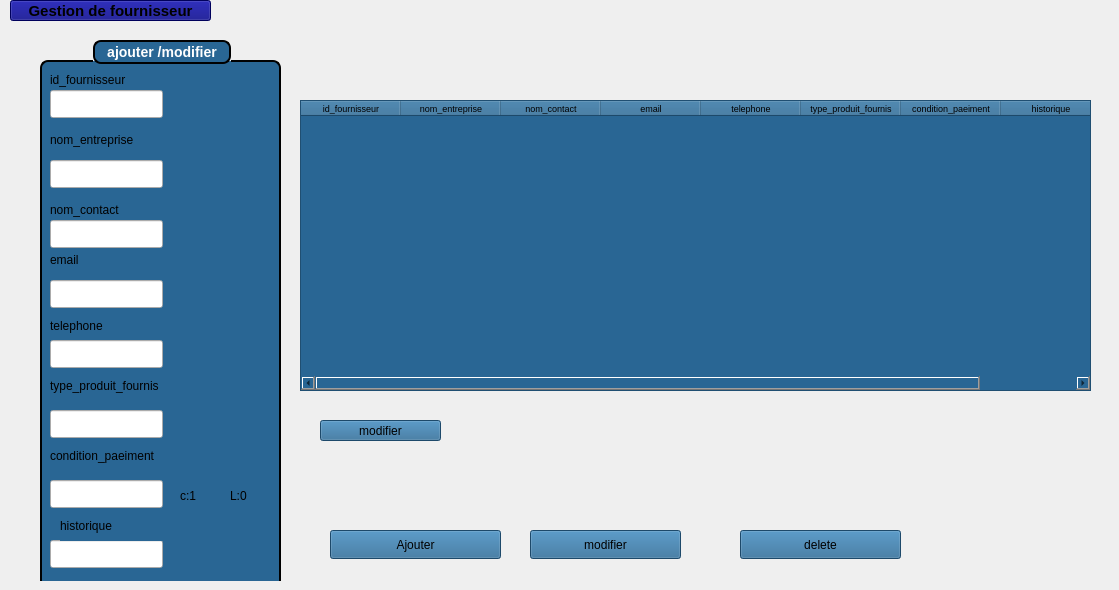
    <widget class="QWidget" name="page_2">
     <widget class="QStackedWidget" name="stackedWidget_2">
      <property name="geometry">
       <rect>
        <x>30</x>
        <y>40</y>
        <width>1071</width>
        <height>541</height>
       </rect>
      </property>
      <property name="styleSheet">
       <string notr="true">border-color: rgb(184, 226, 242);</string>
      </property>
      <property name="currentIndex">
       <number>0</number>
      </property>
      <widget class="QWidget" name="page_6">
       <widget class="QPushButton" name="pushButton_ajouter">
        <property name="geometry">
         <rect>
          <x>300</x>
          <y>490</y>
          <width>171</width>
          <height>29</height>
         </rect>
        </property>
        <property name="styleSheet">
         <string notr="true"> background-color: rgb(41, 102, 148);</string>
        </property>
        <property name="text">
         <string>Ajouter</string>
        </property>
       </widget>
       <widget class="QPushButton" name="pushButton_modifier">
        <property name="geometry">
         <rect>
          <x>500</x>
          <y>490</y>
          <width>151</width>
          <height>29</height>
         </rect>
        </property>
        <property name="styleSheet">
         <string notr="true"> background-color: rgb(41, 102, 148);</string>
        </property>
        <property name="text">
         <string>modifier</string>
        </property>
       </widget>
       <widget class="QPushButton" name="pushButton_delete">
        <property name="geometry">
         <rect>
          <x>710</x>
          <y>490</y>
          <width>161</width>
          <height>29</height>
         </rect>
        </property>
        <property name="styleSheet">
         <string notr="true"> background-color: rgb(41, 102, 148);</string>
        </property>
        <property name="text">
         <string>delete</string>
        </property>
       </widget>
       <widget class="QTableWidget" name="tableWidget_2">
        <property name="geometry">
         <rect>
          <x>270</x>
          <y>60</y>
          <width>791</width>
          <height>291</height>
         </rect>
        </property>
        <property name="styleSheet">
         <string notr="true"> background-color: rgb(41, 102, 148);
color: rgb(0, 0, 0);</string>
        </property>
        <column>
         <property name="text">
          <string>id_fournisseur</string>
         </property>
         <property name="font">
          <font>
           <pointsize>7</pointsize>
          </font>
         </property>
        </column>
        <column>
         <property name="text">
          <string>nom_entreprise</string>
         </property>
         <property name="font">
          <font>
           <pointsize>7</pointsize>
          </font>
         </property>
        </column>
        <column>
         <property name="text">
          <string>nom_contact</string>
         </property>
         <property name="font">
          <font>
           <pointsize>7</pointsize>
          </font>
         </property>
        </column>
        <column>
         <property name="text">
          <string>email</string>
         </property>
         <property name="font">
          <font>
           <pointsize>7</pointsize>
          </font>
         </property>
        </column>
        <column>
         <property name="text">
          <string>telephone</string>
         </property>
         <property name="font">
          <font>
           <pointsize>7</pointsize>
          </font>
         </property>
        </column>
        <column>
         <property name="text">
          <string>type_produit_fournis</string>
         </property>
         <property name="font">
          <font>
           <pointsize>7</pointsize>
          </font>
         </property>
        </column>
        <column>
         <property name="text">
          <string>condition_paeiment</string>
         </property>
         <property name="font">
          <font>
           <pointsize>7</pointsize>
          </font>
         </property>
        </column>
        <column>
         <property name="text">
          <string>historique</string>
         </property>
         <property name="font">
          <font>
           <pointsize>7</pointsize>
          </font>
         </property>
        </column>
       </widget>
       <widget class="QGroupBox" name="groupBox_5">
        <property name="geometry">
         <rect>
          <x>10</x>
          <y>0</y>
          <width>241</width>
          <height>551</height>
         </rect>
        </property>
        <property name="styleSheet">
         <string notr="true">QGroupBox {
    background-color: rgb(41, 102, 148);   /* blue background */
    border: 2px solid black;               /* black border, 2px wide */
    border-radius: 8px;                    /* rounded corners */
    margin-top: 20px;                      /* space for the title */
    color: white;                          /* title text color */
    font-weight: bold;
    font-size: 14px;
}

QGroupBox::title {
 border: 2px solid black;               /* black border, 2px wide */
    border-radius: 8px;     
background-color: rgb(41, 102, 148);
    subcontrol-origin: margin;
    subcontrol-position: top center;       /* title centered */
    padding: 2px 10px;
}
</string>
        </property>
        <property name="title">
         <string>ajouter /modifier</string>
        </property>
        <widget class="QLabel" name="label_3">
         <property name="geometry">
          <rect>
           <x>10</x>
           <y>30</y>
           <width>111</width>
           <height>20</height>
          </rect>
         </property>
         <property name="styleSheet">
          <string notr="true"> background-color: rgb(41, 102, 148); 
</string>
         </property>
         <property name="text">
          <string>id_fournisseur</string>
         </property>
        </widget>
        <widget class="QLabel" name="label_10">
         <property name="geometry">
          <rect>
           <x>10</x>
           <y>90</y>
           <width>101</width>
           <height>20</height>
          </rect>
         </property>
         <property name="styleSheet">
          <string notr="true"> background-color: rgb(41, 102, 148); 
</string>
         </property>
         <property name="text">
          <string>nom_entreprise</string>
         </property>
        </widget>
        <widget class="QLabel" name="label_4">
         <property name="geometry">
          <rect>
           <x>10</x>
           <y>160</y>
           <width>101</width>
           <height>20</height>
          </rect>
         </property>
         <property name="styleSheet">
          <string notr="true"> background-color: rgb(41, 102, 148); 
</string>
         </property>
         <property name="text">
          <string>nom_contact</string>
         </property>
        </widget>
        <widget class="QLabel" name="label_17">
         <property name="geometry">
          <rect>
           <x>10</x>
           <y>210</y>
           <width>101</width>
           <height>20</height>
          </rect>
         </property>
         <property name="styleSheet">
          <string notr="true"> background-color: rgb(41, 102, 148); 
</string>
         </property>
         <property name="text">
          <string>email</string>
         </property>
        </widget>
        <widget class="QLabel" name="label_18">
         <property name="geometry">
          <rect>
           <x>10</x>
           <y>270</y>
           <width>161</width>
           <height>31</height>
          </rect>
         </property>
         <property name="styleSheet">
          <string notr="true"> background-color: rgb(41, 102, 148); 
</string>
         </property>
         <property name="text">
          <string>telephone</string>
         </property>
        </widget>
        <widget class="QLineEdit" name="lineEdit">
         <property name="geometry">
          <rect>
           <x>10</x>
           <y>50</y>
           <width>113</width>
           <height>28</height>
          </rect>
         </property>
         <property name="styleSheet">
          <string notr="true">color: rgb(0, 0, 0);</string>
         </property>
         <property name="text">
          <string/>
         </property>
        </widget>
        <widget class="QLineEdit" name="lineEdit_4">
         <property name="geometry">
          <rect>
           <x>10</x>
           <y>120</y>
           <width>113</width>
           <height>28</height>
          </rect>
         </property>
         <property name="styleSheet">
          <string notr="true">color: rgb(0, 0, 0);</string>
         </property>
         <property name="text">
          <string/>
         </property>
        </widget>
        <widget class="QLineEdit" name="lineEdit_10">
         <property name="geometry">
          <rect>
           <x>10</x>
           <y>180</y>
           <width>113</width>
           <height>28</height>
          </rect>
         </property>
         <property name="styleSheet">
          <string notr="true">color: rgb(0, 0, 0);</string>
         </property>
         <property name="text">
          <string/>
         </property>
        </widget>
        <widget class="QLineEdit" name="lineEdit_27">
         <property name="geometry">
          <rect>
           <x>10</x>
           <y>240</y>
           <width>113</width>
           <height>28</height>
          </rect>
         </property>
         <property name="styleSheet">
          <string notr="true">color: rgb(0, 0, 0);</string>
         </property>
         <property name="text">
          <string/>
         </property>
        </widget>
        <widget class="QLineEdit" name="lineEdit_28">
         <property name="geometry">
          <rect>
           <x>10</x>
           <y>300</y>
           <width>113</width>
           <height>28</height>
          </rect>
         </property>
         <property name="styleSheet">
          <string notr="true">color: rgb(0, 0, 0);</string>
         </property>
         <property name="text">
          <string/>
         </property>
        </widget>
        <widget class="QLineEdit" name="lineEdit_30">
         <property name="geometry">
          <rect>
           <x>10</x>
           <y>500</y>
           <width>113</width>
           <height>28</height>
          </rect>
         </property>
         <property name="styleSheet">
          <string notr="true">color: rgb(0, 0, 0);</string>
         </property>
         <property name="text">
          <string/>
         </property>
        </widget>
        <widget class="QLineEdit" name="lineEdit_31">
         <property name="geometry">
          <rect>
           <x>10</x>
           <y>440</y>
           <width>113</width>
           <height>28</height>
          </rect>
         </property>
         <property name="styleSheet">
          <string notr="true">color: rgb(0, 0, 0);</string>
         </property>
         <property name="text">
          <string/>
         </property>
        </widget>
        <widget class="QLineEdit" name="lineEdit_32">
         <property name="geometry">
          <rect>
           <x>10</x>
           <y>370</y>
           <width>113</width>
           <height>28</height>
          </rect>
         </property>
         <property name="styleSheet">
          <string notr="true">color: rgb(0, 0, 0);</string>
         </property>
         <property name="text">
          <string/>
         </property>
        </widget>
        <widget class="QLabel" name="label_30">
         <property name="geometry">
          <rect>
           <x>10</x>
           <y>330</y>
           <width>161</width>
           <height>31</height>
          </rect>
         </property>
         <property name="styleSheet">
          <string notr="true"> background-color: rgb(41, 102, 148); 
</string>
         </property>
         <property name="text">
          <string>type_produit_fournis</string>
         </property>
        </widget>
        <widget class="QLabel" name="label_31">
         <property name="geometry">
          <rect>
           <x>20</x>
           <y>470</y>
           <width>161</width>
           <height>31</height>
          </rect>
         </property>
         <property name="styleSheet">
          <string notr="true"> background-color: rgb(41, 102, 148); 
</string>
         </property>
         <property name="text">
          <string>historique</string>
         </property>
        </widget>
        <widget class="QLabel" name="label_32">
         <property name="geometry">
          <rect>
           <x>10</x>
           <y>400</y>
           <width>161</width>
           <height>31</height>
          </rect>
         </property>
         <property name="styleSheet">
          <string notr="true"> background-color: rgb(41, 102, 148); 
</string>
         </property>
         <property name="text">
          <string>condition_paeiment</string>
         </property>
        </widget>
        <widget class="QLabel" name="label_33">
         <property name="geometry">
          <rect>
           <x>140</x>
           <y>440</y>
           <width>21</width>
           <height>31</height>
          </rect>
         </property>
         <property name="styleSheet">
          <string notr="true"> background-color: rgb(41, 102, 148); 
</string>
         </property>
         <property name="text">
          <string>c:1</string>
         </property>
        </widget>
        <widget class="QLabel" name="label_36">
         <property name="geometry">
          <rect>
           <x>190</x>
           <y>440</y>
           <width>21</width>
           <height>31</height>
          </rect>
         </property>
         <property name="styleSheet">
          <string notr="true"> background-color: rgb(41, 102, 148); 
</string>
         </property>
         <property name="text">
          <string>L:0</string>
         </property>
        </widget>
       </widget>
       <widget class="QPushButton" name="pushButton_modifier_2">
        <property name="geometry">
         <rect>
          <x>290</x>
          <y>380</y>
          <width>121</width>
          <height>21</height>
         </rect>
        </property>
        <property name="styleSheet">
         <string notr="true"> background-color: rgb(41, 102, 148);</string>
        </property>
        <property name="text">
         <string>modifier</string>
        </property>
       </widget>
      </widget>
      <widget class="QWidget" name="page_7"/>
     </widget>
     <widget class="QPushButton" name="pushButton_22">
      <property name="geometry">
       <rect>
        <x>10</x>
        <y>0</y>
        <width>201</width>
        <height>21</height>
       </rect>
      </property>
      <property name="font">
       <font>
        <pointsize>11</pointsize>
        <bold>true</bold>
       </font>
      </property>
      <property name="styleSheet">
       <string notr="true">background-color: rgb(0, 0, 127);
</string>
      </property>
      <property name="text">
       <string>Gestion de fournisseur</string>
      </property>
     </widget>
     <widget class="QLabel" name="logoLabel">
      <property name="geometry">
       <rect>
        <x>1050</x>
        <y>10</y>
        <width>60</width>
        <height>60</height>
       </rect>
      </property>
      <property name="minimumSize">
       <size>
        <width>50</width>
        <height>50</height>
       </size>
      </property>
      <property name="maximumSize">
       <size>
        <width>60</width>
        <height>60</height>
       </size>
      </property>
      <property name="styleSheet">
       <string notr="true">background-color: transparent;</string>
      </property>
      <property name="text">
       <string/>
      </property>
      <property name="pixmap">
       <pixmap>:/images/logof.jpg</pixmap>
      </property>
      <property name="scaledContents">
       <bool>true</bool>
      </property>
      <property name="alignment">
       <set>Qt::AlignmentFlag::AlignCenter</set>
      </property>
     </widget>
    </widget>
